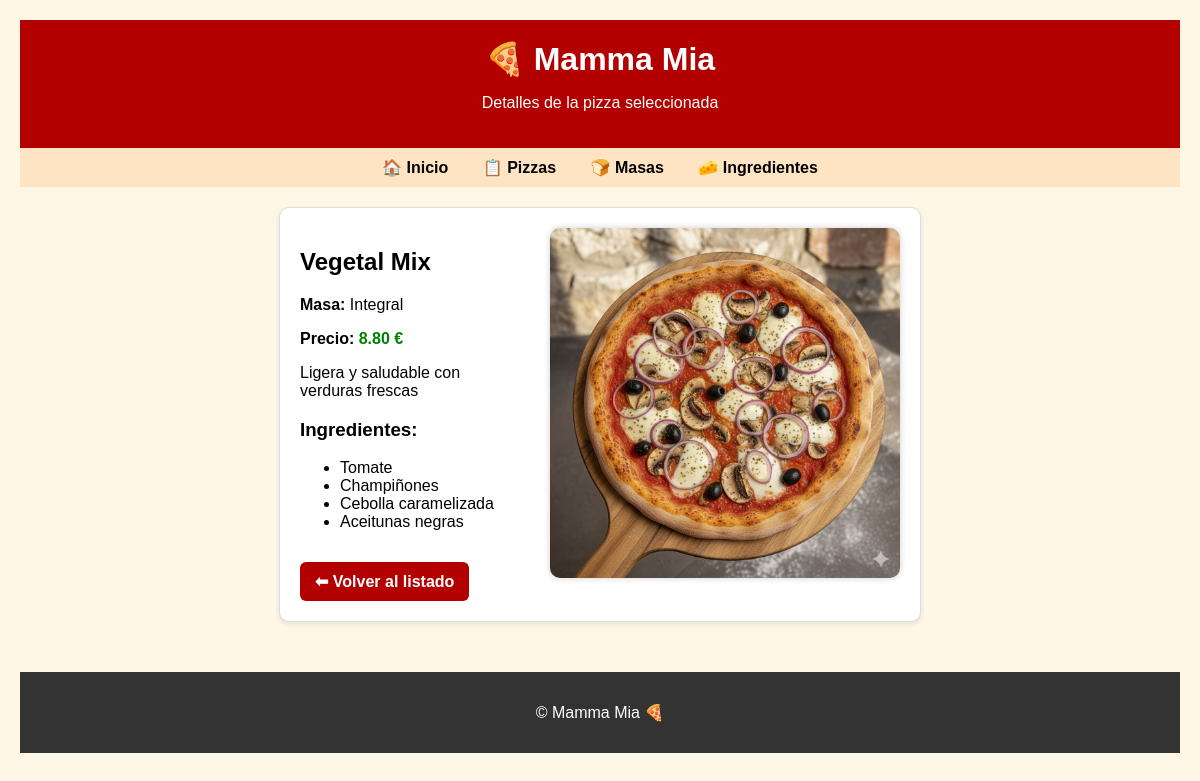
Screenshot of /pizza/3/ with the database file from the repository.
### mammaMia/models.py (models this page shows, shortened)
class Pizza(models.Model):
    nombre = models.CharField(max_length=100)
    masa = models.ForeignKey(Masa, on_delete=models.PROTECT, related_name='pizzas')
    ingredientes = models.ManyToManyField(Ingrediente, related_name='pizzas', blank=True)
    precio = models.DecimalField(max_digits=6, decimal_places=2)
    descripcion = models.TextField(blank=True)
    imagen = models.ImageField(upload_to='pizzas/', blank=True, null=True)

class Masa(models.Model):
    nombre = models.CharField(max_length=50, unique=True)
    descripcion = models.TextField(blank=True)

class Ingrediente(models.Model):
    nombre = models.CharField(max_length=50, unique=True)
    descripcion = models.TextField(blank=True)
    alergeno = models.BooleanField(default=False)

### mammaMia/views.py (the view)
# urls.py: path('pizza/<int:pk>/', views.DetallePizza.as_view(), name='detallePizza'),
class DetallePizza(DetailView):
    model = Pizza
    template_name = 'mammaMia/detallePizza.html'
    context_object_name = 'pizza'

### mammaMia/templates/mammaMia/detallePizza.html (shortened to what this page needs)
{% extends 'mammaMia/base.html' %}
{% block subtitle %}Detalles de la pizza seleccionada{% endblock %}
{% block content %}
    <div class="detalle">
        <div class="detalle-contenido">
            <div class="detalle-info">
                <h2>{{ pizza.nombre }}</h2>
                <p><strong>Masa:</strong> {{ pizza.masa.nombre }}</p>
                <p><strong>Precio:</strong> <span class="precio">{{ pizza.precio }} €</span></p>
                {% if pizza.descripcion %}
                    <p>{{ pizza.descripcion }}</p>
                {% endif %}
                <h3>Ingredientes:</h3>
                <ul>
                    {% for ing in pizza.ingredientes.all %}
                        <li>{{ ing.nombre }}</li>
                    {% empty %}
                        <li>No tiene ingredientes registrados.</li>
                    {% endfor %}
                </ul>
                <a class="boton-volver" href="{% url 'todasLasPizzas' %}">⬅ Volver al listado</a>
            </div>
            <div class="detalle-imagen">
                {% if pizza.imagen %}
                    <img src="{{ pizza.imagen.url }}" alt="{{ pizza.nombre }}">
                {% else %}
                    <p>Sin imagen disponible</p>
                {% endif %}
            </div>
        </div>
    </div>
{% endblock %}

### mammaMia/static/mama.css (style rules this page uses)
body { font-family: Arial, sans-serif; background: #fff7e6; padding: 20px; margin: 0; }
.precio { font-weight: bold; color: #008000; }
.detalle { background: white; padding: 20px; border-radius: 10px; border: 1px solid #ddd; max-width: 600px; margin: auto; box-shadow: 0 2px 5px rgba(0,0,0,0.1); }
.detalle-contenido { display: flex; align-items: flex-start; justify-content: space-between; gap: 30px; }
.detalle-info { flex: 1; }
.detalle-imagen img { max-width: 350px; border-radius: 10px; box-shadow: 0 0 6px rgba(0, 0, 0, 0.2); }
.boton-volver { display: inline-block; margin-top: 15px; padding: 10px 15px; background: #b30000; color: white; border-radius: 6px; text-decoration: none; font-weight: bold; transition: 0.2s; }

### rows the page displays
Pizza: nombre "Vegetal Mix", masa.nombre "Integral", precio "8.80", descripcion "Ligera y saludable con verduras frescas", imagen (picture)
Ingrediente: nombre "Tomate"
Ingrediente: nombre "Champiñones"
Ingrediente: nombre "Cebolla caramelizada"
Ingrediente: nombre "Aceitunas negras"
